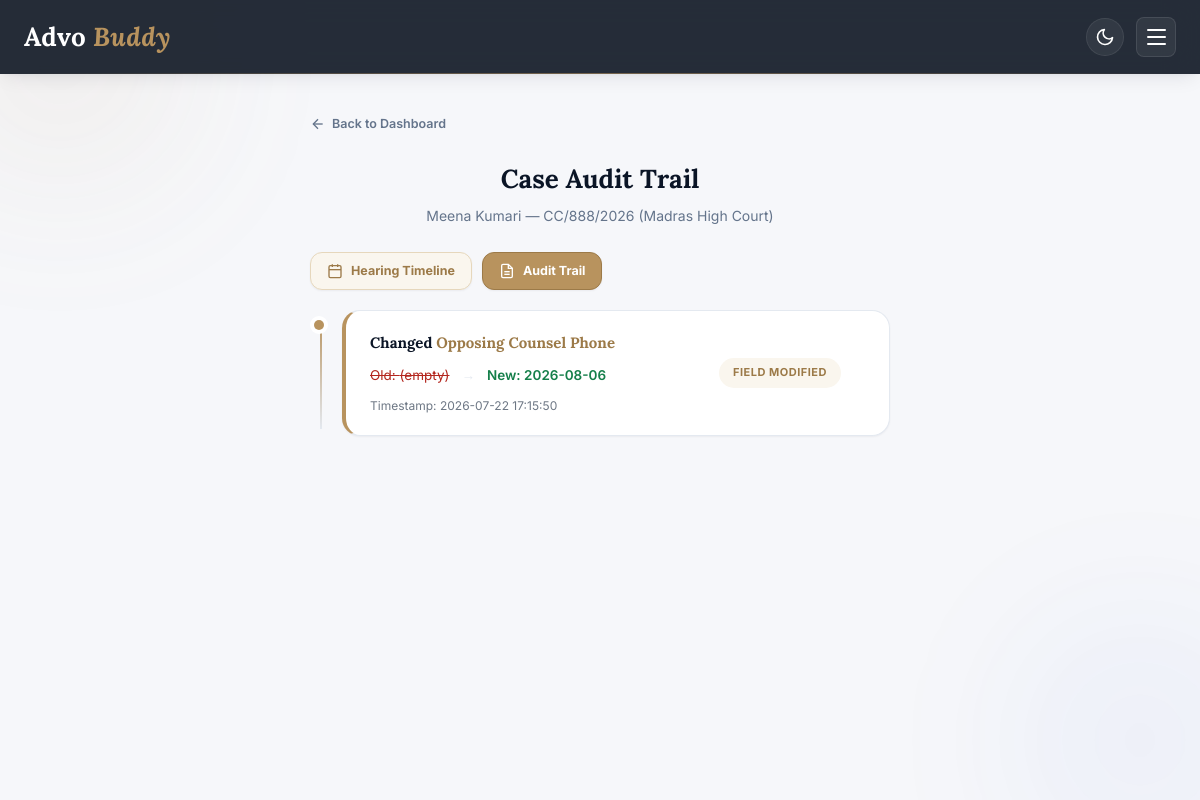
The page /case/15/audit (signed in) on the database its author committed.
### tables this page shows
CREATE TABLE cases (
            id INTEGER PRIMARY KEY AUTOINCREMENT,
            advocate_id INTEGER NOT NULL,
            client_name TEXT NOT NULL,
            client_phone TEXT,
            case_number TEXT NOT NULL,
            court_name TEXT NOT NULL,
            case_type TEXT,
            next_hearing_date TEXT NOT NULL,
            notes TEXT,
            status TEXT DEFAULT 'Active',
            notify_client INTEGER DEFAULT 0,
            created_at TEXT DEFAULT CURRENT_TIMESTAMP, opposing_counsel TEXT, opposing_counsel_phone TEXT, judge_name TEXT, court_hall TEXT, item_number TEXT, case_stage TEXT, total_fee INTEGER DEFAULT 0, fee_paid INTEGER DEFAULT 0, expenses INTEGER DEFAULT 0,
            FOREIGN KEY (advocate_id) REFERENCES advocates (id)
        );

CREATE TABLE case_audit_log (
            id INTEGER PRIMARY KEY AUTOINCREMENT,
            case_id INTEGER NOT NULL,
            advocate_id INTEGER NOT NULL,
            field_changed TEXT NOT NULL,
            old_value TEXT,
            new_value TEXT,
            changed_at TEXT DEFAULT CURRENT_TIMESTAMP,
            FOREIGN KEY (case_id) REFERENCES cases (id),
            FOREIGN KEY (advocate_id) REFERENCES advocates (id)
        );

### app.py (the view)
@app.route("/case/<int:case_id>/audit")
@login_required
def case_audit(case_id):
    advocate_id = session["advocate_id"]
    conn = get_db()
    cur = conn.cursor()
    cur.execute(
        "SELECT * FROM cases WHERE id=%s AND advocate_id=%s", (case_id, advocate_id)
    )
    case = cur.fetchone()
    if case is None:
        cur.close()
        conn.close()
        flash("Case not found.", "error")
        return redirect(url_for("dashboard"))
    cur.execute(
        "SELECT * FROM case_audit_log WHERE case_id=%s AND advocate_id=%s ORDER BY changed_at DESC, id DESC",
        (case_id, advocate_id),
    )
    audit_logs = cur.fetchall()
    cur.close()
    conn.close()
    return render_template("case_audit.html", case=case, audit_logs=audit_logs)

### app.py (called while the page is built)
def get_db():
    if DATABASE_URL and HAS_POSTGRES:
        conn = psycopg2.connect(DATABASE_URL, cursor_factory=psycopg2.extras.RealDictCursor)
        return conn
    else:
        db_path = os.path.join(os.path.dirname(__file__), "advo_buddy.db")
        conn = sqlite3.connect(db_path)
        conn.row_factory = sqlite3.Row
        conn.execute("PRAGMA foreign_keys = ON;")
        return SQLiteConnectionWrapper(conn)

def login_required(f):
    @wraps(f)
    def wrapper(*args, **kwargs):
        if "advocate_id" not in session:
            flash("Please log in to continue.", "error")
            return redirect(url_for("login"))
        return f(*args, **kwargs)
    return wrapper

@app.context_processor
def inject_advocate():
    return {
        "current_advocate_name": session.get("advocate_name"),
        "current_advocate_avatar": session.get("advocate_avatar")
    }

    def execute(self, query, params=None):
        query = query.replace('%s', '?')
        if "SERIAL PRIMARY KEY" in query:
            query = query.replace("SERIAL PRIMARY KEY", "INTEGER PRIMARY KEY AUTOINCREMENT")
        if params is not None:
            if not isinstance(params, (list, tuple)):
                params = (params,)
            self.cursor.execute(query, params)
        else:
            self.cursor.execute(query)
        return self

    def fetchone(self):
        row = self.cursor.fetchone()
        if row is None:
            return None
        return dict(row)

    def fetchall(self):
        rows = self.cursor.fetchall()
        return [dict(row) for row in rows]

    def close(self):
        self.cursor.close()

    def cursor(self):
        return SQLiteCursorWrapper(self.conn.cursor())

    def close(self):
        self.conn.close()

### templates/case_audit.html (shortened to what this page needs)
{% extends "base.html" %}
{% block content %}
<div class="form-container">
    <a href="{{ url_for('dashboard') }}" class="back-link staggered-entry">
        <svg class="icon-svg" viewBox="0 0 24 24" stroke="currentColor"><line x1="19" y1="12" x2="5" y2="12"></line><polyline points="12 19 5 12 12 5"></polyline></svg>
        Back to Dashboard
    </a>
    <div class="form-header staggered-entry">
        <h2>Case Audit Trail</h2>
        <p>{{ case['client_name'] }} — {{ case['case_number'] }} ({{ case['court_name'] }})</p>
    </div>
    <div style="display: flex; gap: 10px; margin-bottom: 20px;" class="staggered-entry">
        <a href="{{ url_for('case_history', case_id=case['id']) }}" class="btn-export" style="padding: 8px 16px; border-radius: var(--radius-md); text-decoration: none;">
            <svg class="icon-svg" viewBox="0 0 24 24" fill="none" stroke="currentColor" stroke-width="2"><rect x="3" y="4" width="18" height="18" rx="2" ry="2"></rect><line x1="16" y1="2" x2="16" y2="6"></line><line x1="8" y1="2" x2="8" y2="6"></line><line x1="3" y1="10" x2="21" y2="10"></line></svg>
            Hearing Timeline
        </a>
        <a href="{{ url_for('case_audit', case_id=case['id']) }}" class="btn-export active-view" style="padding: 8px 16px; border-radius: var(--radius-md); text-decoration: none;">
            <svg class="icon-svg" viewBox="0 0 24 24" fill="none" stroke="currentColor" stroke-width="2"><path d="M14 2H6a2 2 0 0 0-2 2v16a2 2 0 0 0 2 2h12a2 2 0 0 0 2-2V8z"></path><polyline points="14 2 14 8 20 8"></polyline><line x1="16" y1="13" x2="8" y2="13"></line><line x1="16" y1="17" x2="8" y2="17"></line></svg>
            Audit Trail
        </a>
    </div>
    {% if audit_logs %}
    <div class="timeline-container staggered-entry">
        {% for entry in audit_logs %}
        <div class="timeline-item">
            <div class="timeline-dot active"></div>
            <div class="case-card week" style="margin: 0;">
                <div class="case-info">
                    <div class="client" style="font-size: 15px; font-weight: 700; color: var(--text-dark);">
                        Changed <span style="color: var(--accent-hover); font-weight: 700;">{{ entry['field_changed']|replace('_', ' ')|title }}</span>
                    </div>
                    <div class="meta" style="margin-top: 4px; font-size: 13.5px;">
                        <span style="color: var(--danger); text-decoration: line-through;">
                            Old: {{ entry['old_value'] if entry['old_value'] != '' else '(empty)' }}
                        </span>
                        <span class="meta-divider">&rarr;</span>
                        <span style="color: var(--success); font-weight: 600;">
                            New: {{ entry['new_value'] if entry['new_value'] != '' else '(empty)' }}
                        </span>
                    </div>
                    <div class="meta" style="margin-top: 4px; opacity: 0.75; font-size: 12px;">
                        Timestamp: {{ entry['changed_at'] }}
                    </div>
                </div>
                <span class="badge week">Field Modified</span>
            </div>
        </div>
        {% endfor %}
    </div>
    {% else %}
    <div class="empty-state staggered-entry">
        <span>No field updates recorded in audit trail yet.</span>
    </div>
    {% endif %}
</div>
{% endblock %}

### rows shown on the page
cases: client_name "Meena Kumari", case_number "CC/888/2026", court_name "Madras High Court"
case_audit_log: field_changed "Opposing Counsel Phone", old_value "(empty)", new_value "2026-08-06", changed_at "2026-07-22 17:15:50"
